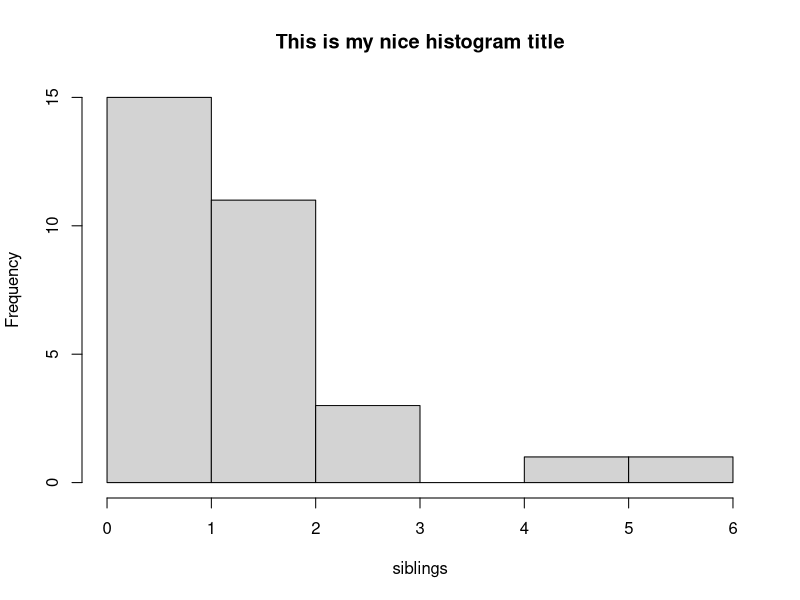
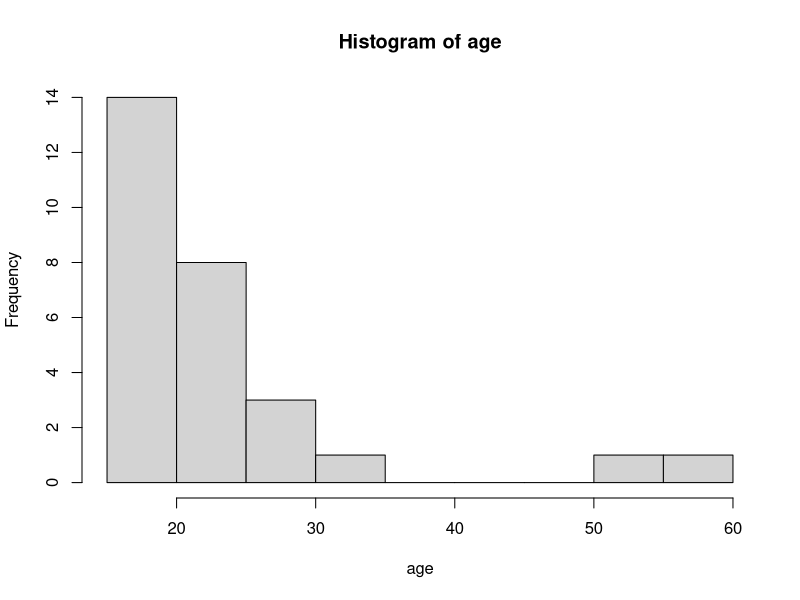

R code for these plots, in order:
# After starting R, the console is ready for input. You can enter values next to the prompt (>), and press Enter to perform calculations. 
1 + 2

# To square numbers, use the hat (^) sign:
3^2

# Use slash (/) to divide numbers and star (*) to multiply them:
4/4

7*7

# This is all great so far, but if I want to refer back to an earlier calculation? You can assign values to variables using the operator "=". Just typing the variable by itself at the prompt will print out the value. Another form of the operator is "<-" is also good.
x = 1
x

# This is fine, but in R, there is another way: 

x <- 1

# This is called an assignment operator. For now you can use either, but the differences will become clearer later on when we discuss functions in depth.


# An R function is invoked by its name, then followed by the parenthesis, and zero or more arguments. The following applies the function c to combine three numberic values into a vector.
y = c(1,2,3)

# Vectors can contain string values too
colours = c("red","yellow","blue")

# Text after the hastag sign within the samel line is considered a comment: 
1 + 1   # this is a comment

## Data Types
# Numerics
k = 1
k
class(k)    # prints the class name of k, "numeric"
is.integer(k)  # is k an integer?

y = as.integer(1) 
y           # prints the value of y
class(y)    # prints the class name of y, "integer"

as.integer("3.45")   # will convert it to an integer, 3

as.integer("red")   # will produce an error

as.numeric() ## will convert to a float value

## Basic vector operations
employmentStatus = c(TRUE,FALSE,FALSE,TRUE,TRUE,TRUE,FALSE)
employmentStatus

# Tells you the number of elements in the list
length(employmentStatus)

# Adds up all the values in the list
sum(employmentStatus)

# you can do arithmetics with vector operations:
sum(employmentStatus)/length(employmentStatus)

# Pick out the third element from the list
employmentStatus[3]

# Pick out the third, fourth and fifth elements from the list
employmentStatus[3:5]

## Building a data file
subjectID = c(101,102,103,104,105)
demographics = c("Surrey","Surrey","Delta","Vancouver","Langley")
employmentStatus = c(TRUE,TRUE,FALSE,FALSE,TRUE)
data = data.frame(subjectID, demographics, employmentStatus)
data

########## BREAK

# Load the data we generated in class
siblings = c(1,3,3,1,2,2,1,1,1,1,0,3,1,2,5,2,0,0,2,2,1,1,2,1,6,2,2,2,1,1,2)

# use the rle function, "run length encoding"
# counts the number of times the same value appears in a row. for example, if you data set has a sequence of 
# 1, 1, 1, 2, 2, 1, 1, the rle command will spit out three 1's, two 2's and two 1's.
# However, if you *sort* your values prior to applying rle, it can be used to count the frequency of values
rle(siblings)    # execute this just to see the output of the rle functions
sort(siblings)   # execute this just to see the output of the sort function

# Let's take the frequency values and assign them to a variable
siblings_info = rle(sort(siblings))

# now let's put the rle computations into a data frame
# values, frequencies come from the rle variable, and proportions are calculated on the fly
siblings_data = data.frame(values=siblings_info$values, n=siblings_info$lengths)

# view the data table by typing in the new variable name and pressing enter
siblings_data 

# To compute the sample size, you have multiple options
# 1. Count the number values in your original data set
length(siblings)

# 2. Add up the frequencies in the "n" column of the frequency table
# Use the dollar sign ($) to refer to column names within a data frame
sum(siblings_info$n)

# Generate a Histogram of the datat
# Use the breaks argument to set the bin/grouping size)
# Try different bin sizes 
# Use the main argument to add a title
hist(siblings, breaks=5, main="This is my nice histogram title")

###### BREAK

# The goal of this exercise is to find the central tendency measures of a data set we generated

# Load the data we generated in the class (age)
age=c(17,27,19,23,25,20,54,21,22,22,20,19,19,28,20,19,20,19,21,59,19,19,20,21,29,21,20,35)

# Let's create a frequency table
# This is an intermediary step that reorganizes the original data (sorts it, and counts how many times each value occurs
# For this data, it is sufficient to refer to the variable "age" because it is just a vector (e.g., a series of numbers). 
# If age was a data frame, we would have to specify a column name using the "$" sign. For data frames the sequence is as follows:
# variableName$columnName. hypothetical Eg. rle(sort(age$myColumnName)
age_info = rle(sort(age))

# This is our frequency table
age_freq = data.frame(values=age_info$values, n=age_info$lengths)

# Display the frequency table and figure out the Mode of the distribution
age_freq

# Generate a histogram to get a better graphical snapshot of the data
# It should become clear that the data is highly skewed in the positive direction
hist(age)

# A partial calculation, needed for the mean is to sum all the scores. We save the result in a variable.
summed_age = sum(age)

# Another partial calculation is to find the sample size (n). We save this in a variable too.
sample_size = length(age)

# Calculate the mean by dividing the sum of scores with the sample size
mymean = summed_age/sample_size
mymean

# You can verify your calculations by using the built-in R function to compute the mean:
mean(age)

# Find the median of the data set
median(age)

# At the end of this exercise you should have a good understanding of how to calculate the central tendency measures of a continuous variable.
